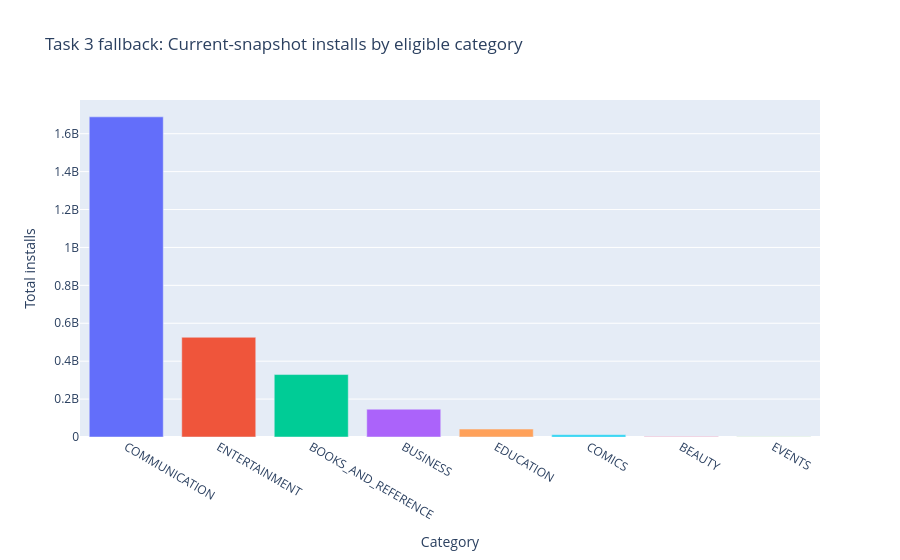

Write notebook code for a chart like this one.
### Markdown cell above
## 2. Task 3 — Time Series: Monthly Installs by Category

Monthly total installs by category. Filters: app name does not start X/Y/Z; category begins E/C/B; reviews > 500; app name excludes S. Shade month-over-month growth >20%. Requested translations are included. Chart is always visible (no time restriction). Historical install data requires a real date/month field.

### Code cell
# Task 3 — no historical dates exist, so show a truthful current-snapshot category chart.
required = {"App", "Category", "Reviews", "Installs"}
missing = required - set(apps.columns)
if missing:
    display(Markdown(f"Cannot create Task 3 chart; missing columns: `{sorted(missing)}`"))
else:
    d = apps[
        ~apps["App"].str.upper().str.startswith(("X", "Y", "Z"))
        & ~apps["App"].str.contains("S", case=False, na=False)
        & (apps["Reviews"] > 500)
        & apps["Category"].str.startswith(("E", "C", "B"), na=False)
    ].copy()
    summary = d.groupby("Category", as_index=False)["Installs"].sum().sort_values("Installs", ascending=False).head(15)
    display(Markdown("**Data limitation:** This source is a single catalogue snapshot with no install date/month. Month-over-month growth cannot be calculated; the chart below shows current-snapshot installs by category instead of inventing a time series."))
    if summary.empty:
        display(Markdown("No rows match the available Task 3 app/category filters."))
    else:
        fig = px.bar(summary, x="Category", y="Installs", color="Category",
                     title="Task 3 fallback: Current-snapshot installs by eligible category")
        fig.update_layout(showlegend=False, xaxis_title="Category", yaxis_title="Total installs")
        fig.show()

### Figure 1 — Plotly figure (JSON) as saved in the notebook; plotly's stock layout.template omitted (floating-point values rounded to 4 significant figures)
{"data": [{"hovertemplate": "Category=%{x}<br>Installs=%{y}<extra></extra>", "legendgroup": "COMMUNICATION", "marker": {"color": "#636efa", "pattern": {"shape": ""}}, "name": "COMMUNICATION", "orientation": "v", "showlegend": true, "textposition": "auto", "type": "bar", "x": ["COMMUNICATION"], "xaxis": "x", "y": [1689000000.0], "yaxis": "y"}, {"hovertemplate": "Category=%{x}<br>Installs=%{y}<extra></extra>", "legendgroup": "ENTERTAINMENT", "marker": {"color": "#EF553B", "pattern": {"shape": ""}}, "name": "ENTERTAINMENT", "orientation": "v", "showlegend": true, "textposition": "auto", "type": "bar", "x": ["ENTERTAINMENT"], "xaxis": "x", "y": [526100000.0], "yaxis": "y"}, {"hovertemplate": "Category=%{x}<br>Installs=%{y}<extra></extra>", "legendgroup": "BOOKS_AND_REFERENCE", "marker": {"color": "#00cc96", "pattern": {"shape": ""}}, "name": "BOOKS_AND_REFERENCE", "orientation": "v", "showlegend": true, "textposition": "auto", "type": "bar", "x": ["BOOKS_AND_REFERENCE"], "xaxis": "x", "y": [329400000.0], "yaxis": "y"}, {"hovertemplate": "Category=%{x}<br>Installs=%{y}<extra></extra>", "legendgroup": "BUSINESS", "marker": {"color": "#ab63fa", "pattern": {"shape": ""}}, "name": "BUSINESS", "orientation": "v", "showlegend": true, "textposition": "auto", "type": "bar", "x": ["BUSINESS"], "xaxis": "x", "y": [146700000.0], "yaxis": "y"}, {"hovertemplate": "Category=%{x}<br>Installs=%{y}<extra></extra>", "legendgroup": "EDUCATION", "marker": {"color": "#FFA15A", "pattern": {"shape": ""}}, "name": "EDUCATION", "orientation": "v", "showlegend": true, "textposition": "auto", "type": "bar", "x": ["EDUCATION"], "xaxis": "x", "y": [41910000.0], "yaxis": "y"}, {"hovertemplate": "Category=%{x}<br>Installs=%{y}<extra></extra>", "legendgroup": "COMICS", "marker": {"color": "#19d3f3", "pattern": {"shape": ""}}, "name": "COMICS", "orientation": "v", "showlegend": true, "textposition": "auto", "type": "bar", "x": ["COMICS"], "xaxis": "x", "y": [11250000.0], "yaxis": "y"}, {"hovertemplate": "Category=%{x}<br>Installs=%{y}<extra></extra>", "legendgroup": "BEAUTY", "marker": {"color": "#FF6692", "pattern": {"shape": ""}}, "name": "BEAUTY", "orientation": "v", "showlegend": true, "textposition": "auto", "type": "bar", "x": ["BEAUTY"], "xaxis": "x", "y": [2105000.0], "yaxis": "y"}, {"hovertemplate": "Category=%{x}<br>Installs=%{y}<extra></extra>", "legendgroup": "EVENTS", "marker": {"color": "#B6E880", "pattern": {"shape": ""}}, "name": "EVENTS", "orientation": "v", "showlegend": true, "textposition": "auto", "type": "bar", "x": ["EVENTS"], "xaxis": "x", "y": [1610000.0], "yaxis": "y"}], "layout": {"barmode": "relative", "legend": {"title": {"text": "Category"}, "tracegroupgap": 0}, "showlegend": false, "title": {"text": "Task 3 fallback: Current-snapshot installs by eligible category"}, "xaxis": {"anchor": "y", "categoryarray": ["COMMUNICATION", "ENTERTAINMENT", "BOOKS_AND_REFERENCE", "BUSINESS", "EDUCATION", "COMICS", "BEAUTY", "EVENTS"], "categoryorder": "array", "domain": [0.0, 1.0], "title": {"text": "Category"}}, "yaxis": {"anchor": "x", "domain": [0.0, 1.0], "title": {"text": "Total installs"}}}}
